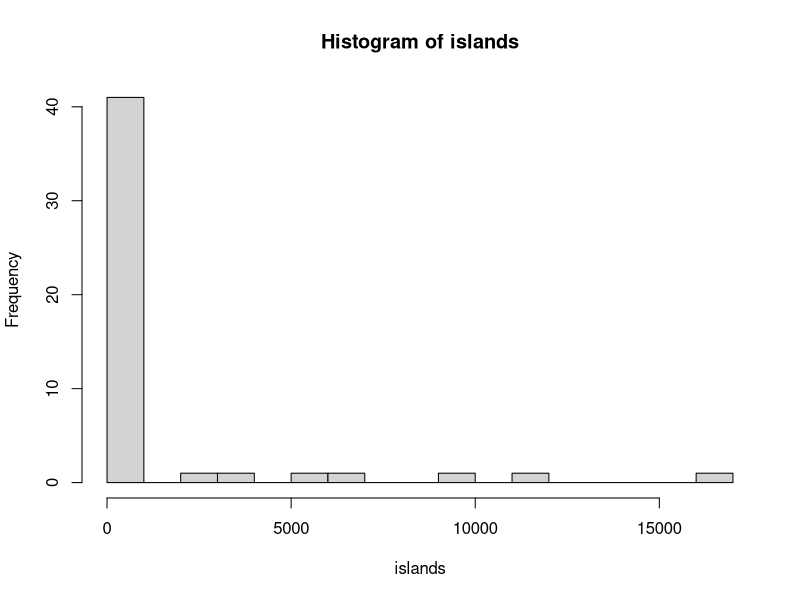

Here is the R script that generated this plot:
# simple vector assignment
vec1 <- c(1,2,3)
vec1

# vector assignment from other vectors
vec2 <- c(vec1,5,vec1,5)
vec2

# subset of vector
vec3 <- vec2[4:8]
vec3

# simple stats functions
mean(vec2)
sd(vec2)

# assignment
mean <- mean(vec2)
mean * 2

# some sample data
data()
islands
mean(islands)
hist(islands,breaks=20)
